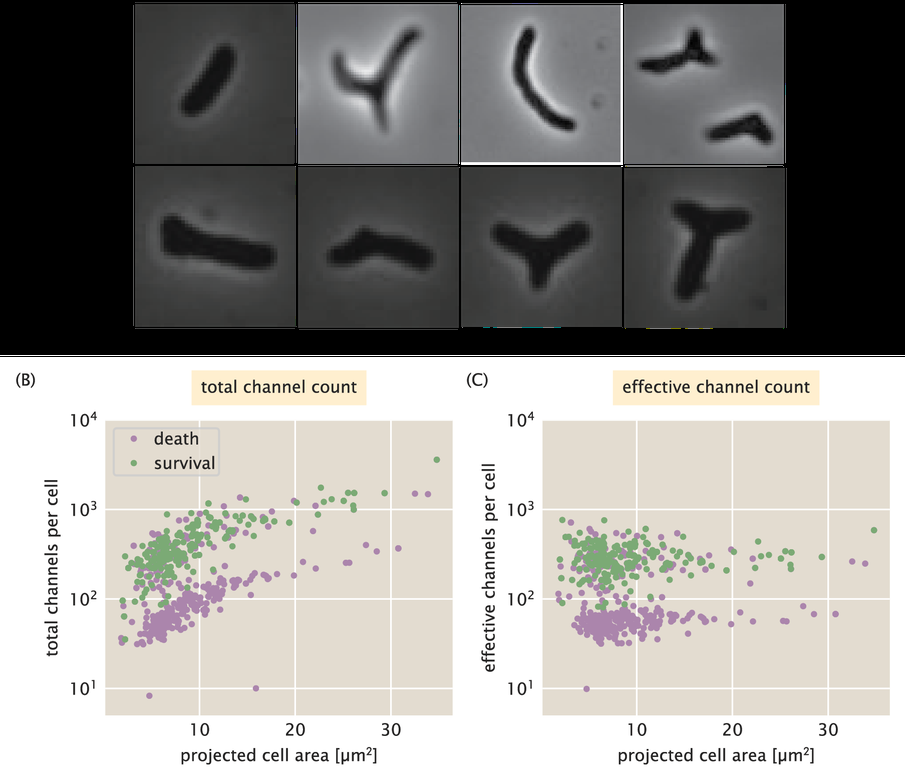
#> input picture _site/assets/FigS2.png, 905 x 780 px, shrunk from 1807 x 1558 before the run; its folder holds only this picture in this run
$ python -i image.py   (imports and definitions only)   (older library calls are emulated)
#> lines starting #> are read from the running program, lines starting #| are printed output that depends on the picture; after the words box and inside, x2 and y2 are one past the last pixel; in counts of white or black regions, pixels touching at a corner belong together
# -*- coding: utf-8 -*-
import numpy as np
import skimage.io
import skimage.segmentation
import skimage.morphology
import skimage.measure
import skimage.filters
import scipy.ndimage
import xmltodict
import json
import glob
import pandas as pd


# [642 lines left out: functions compute_mean_bg, median_flatfield, average_stack, generate_flatfield, find_zero_crossings, log_segmentation and 4 more, not called in this run]


# Image segmentation for photobleaching
def normalize_image(im, sub_bg=True):
    """
    Rescales the values of an image between 0 and 1. Can also perform a
    background subtraction.

    Parameters
    ----------
    im : 2d-array
        Image to be normalized.
    sub_bg: bool, default True.
        If True, a gaussian background subtraction is performed with
        a small sd.
    Returns
    -------
    im_norm : 2d-array
        Normalized image. If sub_bg is True, these values are on
        the domain [-1, 1]. If sub_bg is False, values are on [0, 1]
    """
#> called with sub_bg = True
    im_norm = (im - im.min()) / (im.max() - im.min())
    if sub_bg is True:
        im_blur = skimage.filters.gaussian(im_norm, sigma=5)
        im_norm = im_norm - im_blur
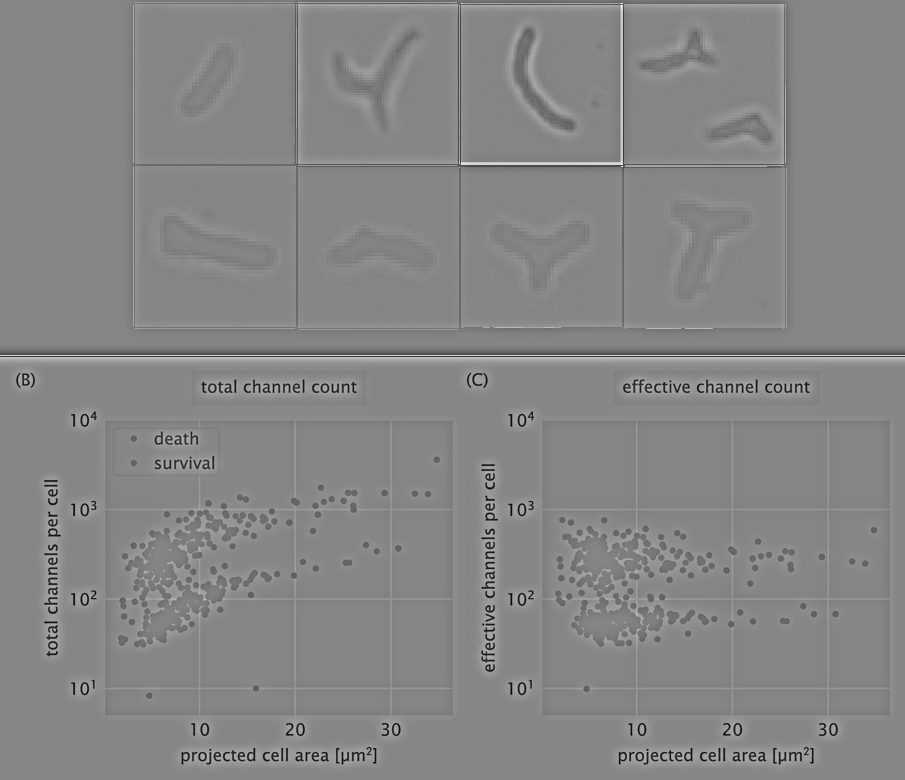
#> im_norm: shape (780, 905) float64; min -0.892, max 0.806, mean 0.000266; drawn with min black and max white
    return im_norm


def threshold_phase(im, min_int=0.15):
    """
    Performs an intensity based segmentation of a phase contrast image.
    This function uses Otsu's method to determine the threshold value.

    Parameters
    ----------
    im: 2d-array
        Image to be segmented. Desired objects in this image are assumed
        to be dark.
    min_int : float
        The maximum mean pixel intensity of a segmented object. This
        value must be between 0 and 1. Default is 0.15

    Returns
    -------
    mask: 2d-array, int
        Segmented image with labeled regions.
    """

    # Preprocess the phase image.
    im_sub = normalize_image(im)
    im_float = normalize_image(im, sub_bg=False)

    # Use Otsu's method.
    thresh = skimage.filters.threshold_otsu(im_sub)
#> thresh = -0.179

    # Clean initial segmentation.
    seg = skimage.segmentation.clear_border(im_sub < thresh)
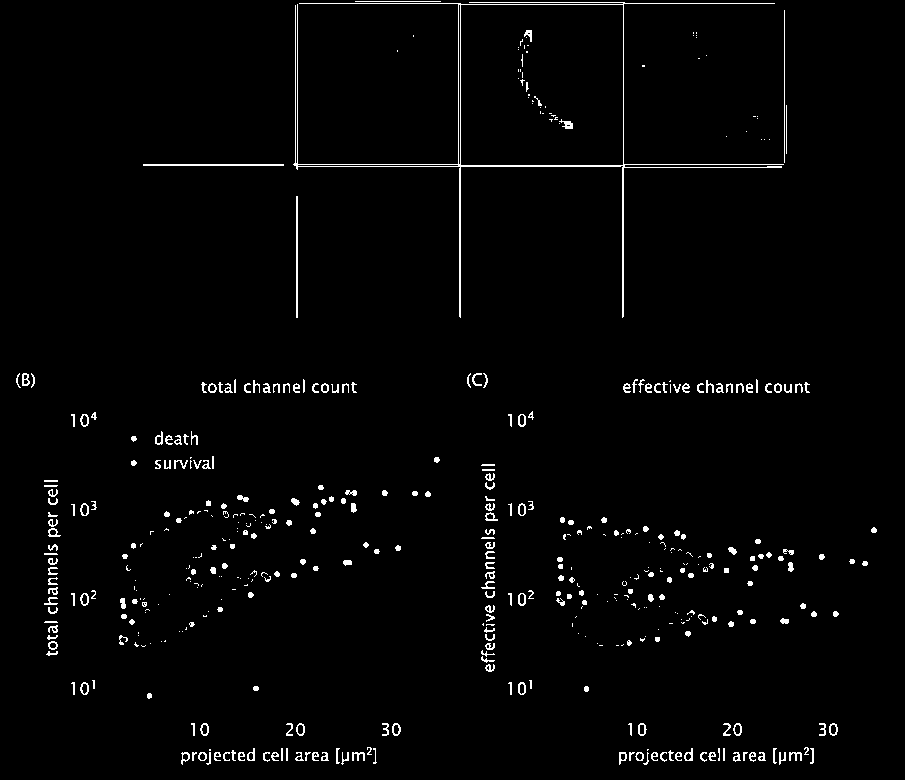
#> seg: shape (780, 905) bool; 2% white in thin lines or dots
    seg = skimage.morphology.remove_small_objects(seg)
#> seg: shape (780, 905) bool; 0.57% white in thin lines or dots, all inside (x1, y1, x2, y2) = (143, 1, 802, 761)
    mask = skimage.measure.label(seg)
#> mask: shape (780, 905) int32; 9 distinct labels, from 0 to 8

    # Oversegment to correct for slight drift.
    selem = skimage.morphology.disk(2)
    mask = skimage.morphology.dilation(mask, selem)
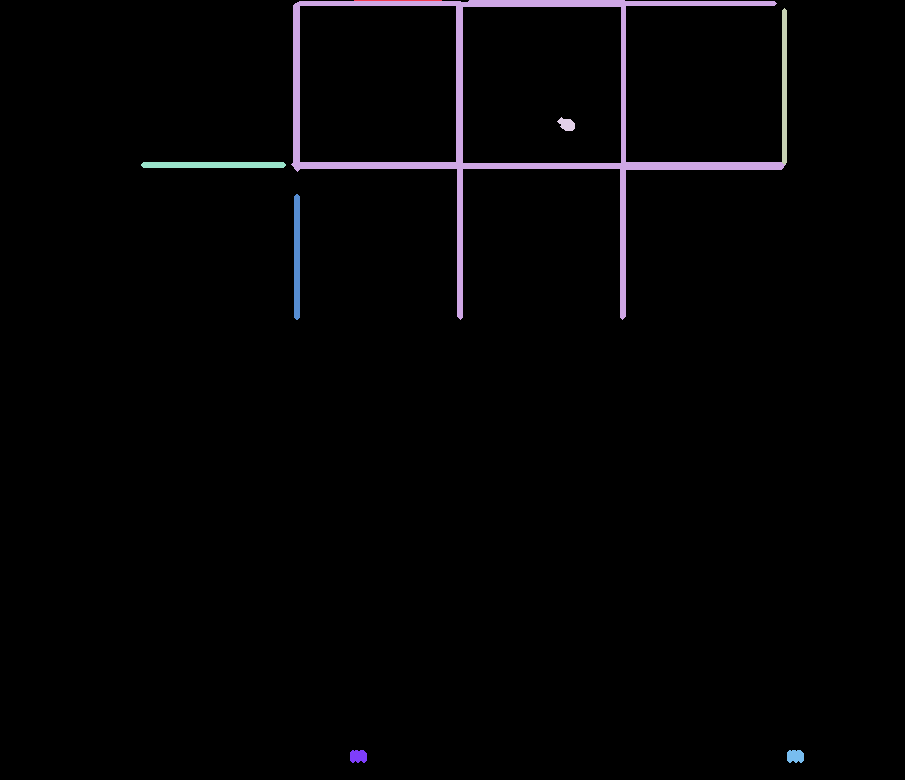
#> mask: shape (780, 905) int32; 9 distinct labels, from 0 to 8; one colour per label, 0 black
    lab = skimage.measure.label(mask)
#> lab: shape (780, 905) int64; 9 distinct labels, from 0 to 8

    # Impose minimum intensity filter.
    props = skimage.measure.regionprops(lab, im_float)
#> props = 8 regions; box (x1, y1, x2, y2) and area: (291, 0, 786, 320) 10910, (141, 162, 286, 168) 858, (782, 8, 787, 165) 773, (294, 194, 300, 320) 744, (787, 750, 804, 763) 194, (350, 750, 367, 763) 193, (557, 117, 575, 131) 166, (354, 0, 442, 1) 88
    final_im = np.zeros_like(mask)
    for prop in props:
        mean_int = prop.min_intensity
        if mean_int <= min_int:
            final_im += (lab == prop.label)
#> this loop made 8 passes
#> mean_int on passes 1 to 8: 0, 0, 0, 0.0235, 0, 0, 0.0353, 0.0549
#> pass 3, in threshold_phase, `final_im += (lab == prop.label)`:
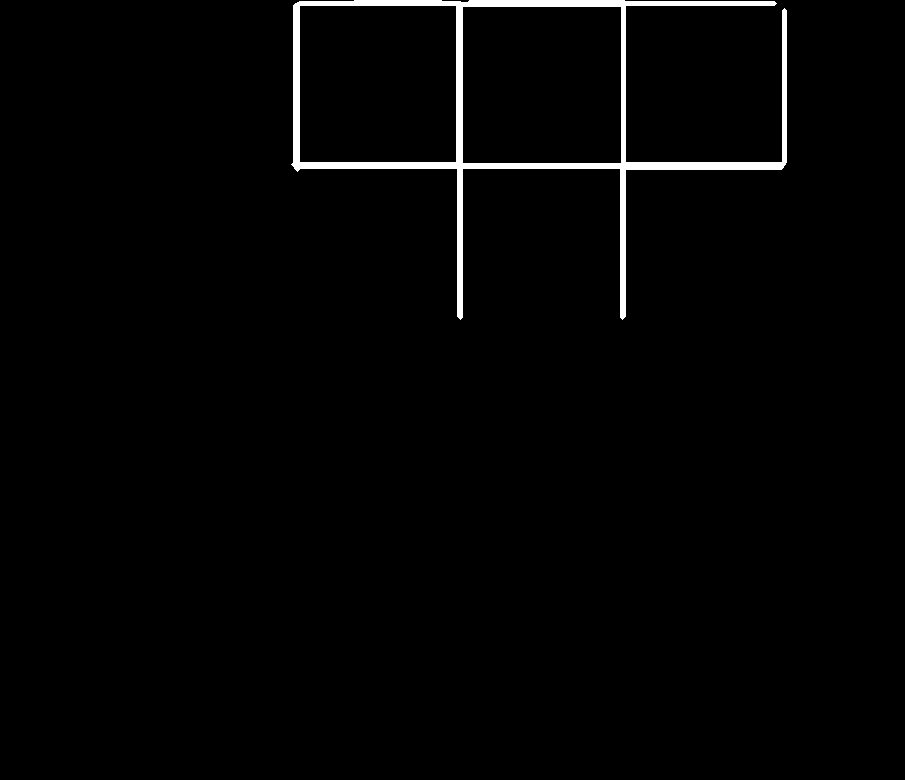
#> final_im: shape (780, 905) int32; values 0 (black) and 1 (white), 1.7% white; 1 white region, box (x1, y1, x2, y2) and area: (291, 0, 787, 320) 11771
#> after the loop:
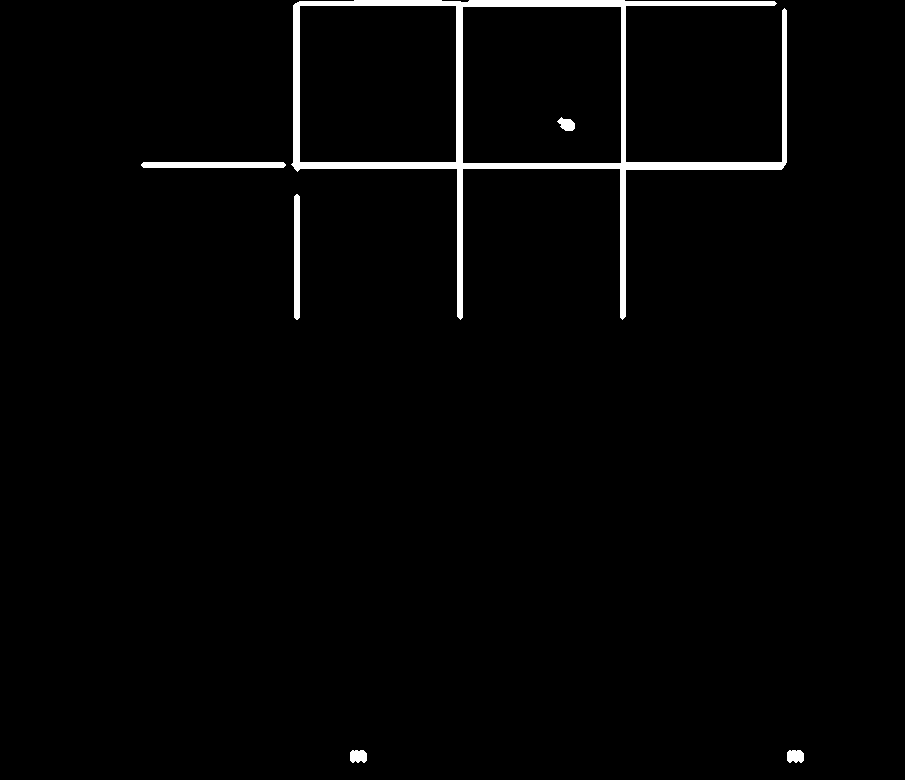
#> final_im: shape (780, 905) int32; values 0 (black) and 1 (white), 2% white; 6 white regions, box (x1, y1, x2, y2) and area: (291, 0, 787, 320) 11771, (141, 162, 286, 168) 858, (294, 194, 300, 320) 744, (787, 750, 804, 763) 194, (350, 750, 367, 763) 193, (557, 117, 575, 131) 166
    mask = skimage.measure.label(final_im)
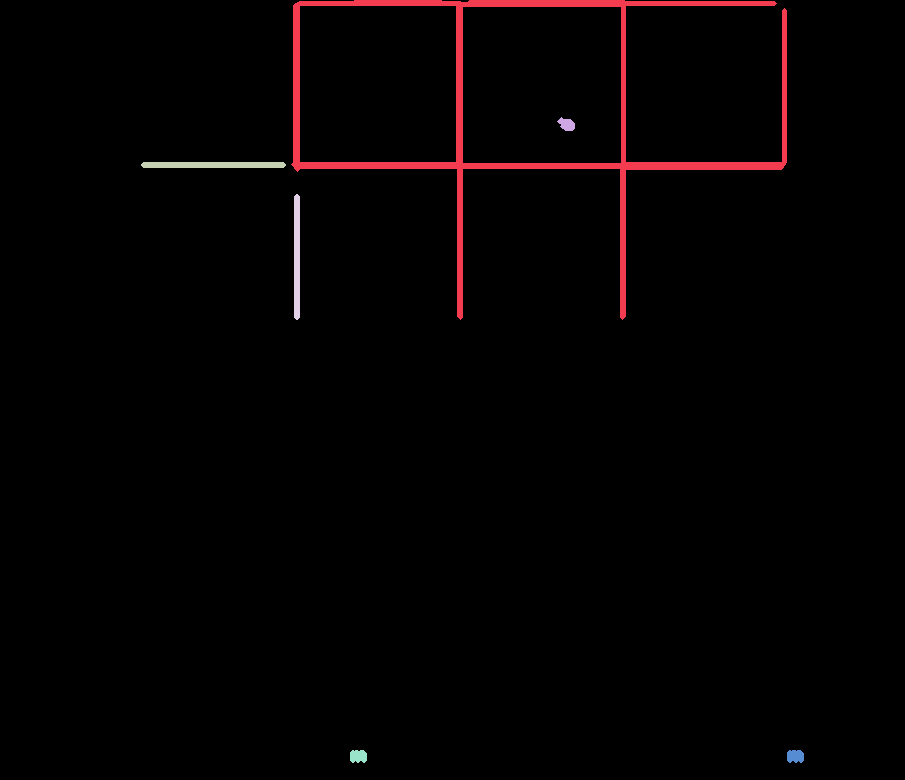
#> mask: shape (780, 905) int64; 7 distinct labels, from 0 to 6; one colour per label, 0 black
    return mask

>>> import cv2
>>> picture = cv2.imread('../assets/FigS2.png', cv2.IMREAD_GRAYSCALE)
>>> result = threshold_phase(picture)
